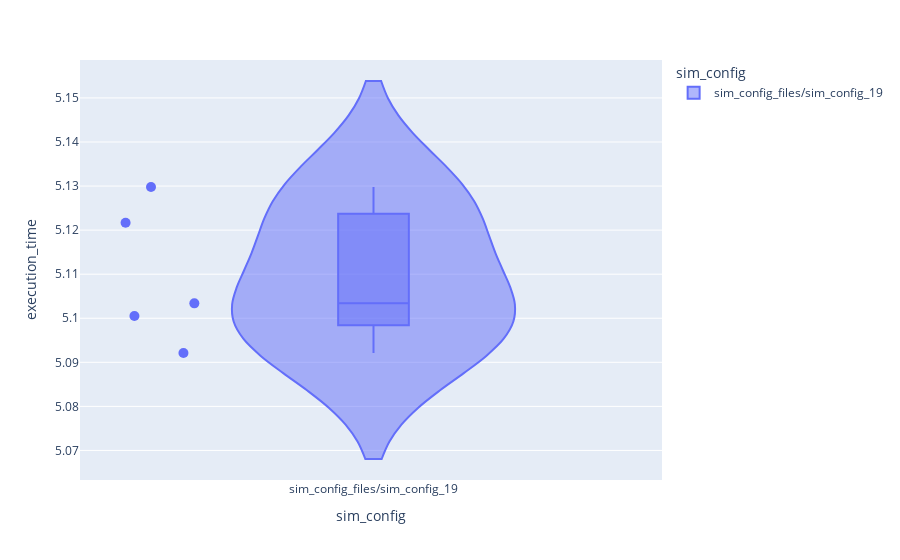

Notebook code cell kept with this figure:
### Code cell
import plotly.express as px

fig = px.violin(df, x="sim_config", y="execution_time", color="sim_config", box=True, points='all')
fig.update_traces(marker_size=10)
fig.update_layout(scattermode="group", scattergap=1)
fig.update_yaxes(autorange="min reversed")
fig.show()

### Figure 1 — Plotly figure (JSON) as saved in the notebook; plotly's stock layout.template omitted (floating-point values rounded to 4 significant figures)
{"data": [{"alignmentgroup": "True", "box": {"visible": true}, "hovertemplate": "sim_config=%{x}<br>execution_time=%{y}<extra></extra>", "legendgroup": "sim_config_files/sim_config_19", "marker": {"color": "#636efa", "size": 10}, "name": "sim_config_files/sim_config_19", "offsetgroup": "sim_config_files/sim_config_19", "orientation": "v", "points": "all", "scalegroup": "True", "showlegend": true, "type": "violin", "x": ["sim_config_files/sim_config_19", "sim_config_files/sim_config_19", "sim_config_files/sim_config_19", "sim_config_files/sim_config_19", "sim_config_files/sim_config_19"], "x0": " ", "xaxis": "x", "y": [5.103, 5.092, 5.122, 5.101, 5.13], "y0": " ", "yaxis": "y"}], "layout": {"legend": {"title": {"text": "sim_config"}, "tracegroupgap": 0}, "margin": {"t": 60}, "scattergap": 1, "scattermode": "group", "violinmode": "overlay", "xaxis": {"anchor": "y", "categoryarray": ["sim_config_files/sim_config_19"], "categoryorder": "array", "domain": [0, 1], "title": {"text": "sim_config"}}, "yaxis": {"anchor": "x", "autorange": "min reversed", "domain": [0, 1], "title": {"text": "execution_time"}}}}
